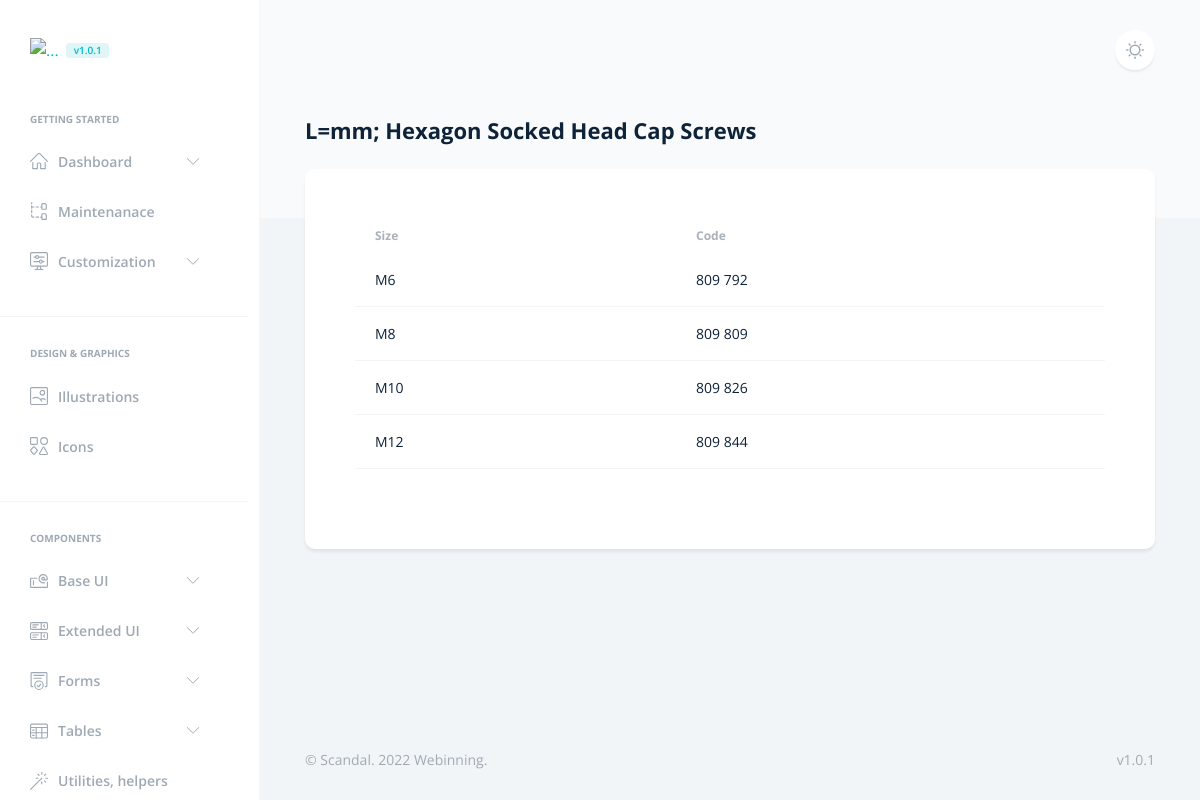
/fasteners/din912/5/, run on the app's committed database.
### fasteners/models.py (models this page shows, shortened)
class Size912(models.Model):
    din912 = models.ForeignKey(DIN912, on_delete=models.CASCADE)
    size = models.CharField(max_length=6, default="M")
    code = models.CharField(max_length=12, unique=True)
    class Meta:
        verbose_name = "DIN 912 Size"
        verbose_name_plural = "DIN 912 Size"

### fasteners/views.py (the view)
# urls.py: path('din912/<int:din912_id>/', views.din912_detail, name='din912_detail'),
def din912_detail(request, din912_id):
    din912 = get_object_or_404(DIN912, pk=din912_id)
    return render(request, 'fasteners/screws/din912_detail.html', {'din912': din912})

### templates/fasteners/screws/din912_detail.html (shortened to what this page needs)
{% extends 'base.html' %}
{% load static %}
{% block navar %}
<li class="nav-item">
    <span class="h6 text-secondary ps-4 ps-lg-6 mb-3 d-block text-uppercase">Getting started</span>
</li>
<li class="nav-item dropdown">
    <a class="nav-link" href="#customization" data-bs-toggle="collapse" role="button" aria-expanded="false"
        aria-controls="customization">
        <span>Dashboard</span>
    </a>
</li>
<li class="nav-item">
    <a href="../docs/structure.html" class="nav-link">
        <span>Maintenanace</span>
    </a>
</li>
<li class="nav-item dropdown">
    <a class="nav-link" href="#customization" data-bs-toggle="collapse" role="button" aria-expanded="false"
        aria-controls="customization">
        <span>Customization</span>
    </a>
</li>
<li class="nav-item w-100">
    <hr>
</li>
<li class="nav-item">
    <span class="h6 text-secondary ps-4 ps-lg-6 mb-3 d-block text-uppercase">Design & Graphics</span>
</li>
<li class="nav-item">
    <a href="../docs/illustrations.html" class="nav-link">
        <span>Illustrations</span>
    </a>
</li>
<li class="nav-item">
    <a href="../docs/icons.html" class="nav-link">
        <span>Icons</span>
    </a>
</li>
<li class="nav-item w-100">
    <hr>
</li>
<li class="nav-item">
    <span class="h6 text-secondary ps-4 ps-lg-6 mb-3 d-block text-uppercase">Components</span>
</li>
<li class="nav-item dropdown">
    <a class="nav-link" href="#baseUI" data-bs-toggle="collapse" role="button" aria-expanded="false"
        aria-controls="baseUI">
        <span>Base UI</span>
    </a>
</li>
<li class="nav-item dropdown">
    <a class="nav-link" href="#extendedUI" data-bs-toggle="collapse" role="button" aria-expanded="false"
        aria-controls="extendedUI">
        <span>Extended UI</span>
    </a>
</li>
<li class="nav-item dropdown">
    <a class="nav-link" href="#forms" data-bs-toggle="collapse" role="button" aria-expanded="false"
        aria-controls="forms">
        <span>Forms</span>
    </a>
</li>
<li class="nav-item dropdown">
    <a class="nav-link" href="#tables" data-bs-toggle="collapse" role="button" aria-expanded="false"
        aria-controls="tables">
        <span>Tables</span>
    </a>
</li>
<li class="nav-item">
    <a href="../docs/utilities-helpers.html" class="nav-link">
        <span>Utilities, helpers</span>
    </a>
</li>
{% endblock %}
{% block body%}
<h1 class="h2">L={{ din6921}}mm; Hexagon Socked Head Cap Screws
</h1>
<div class="row">
    <div class="col">
        <div class="card border-0 p-md-6">
            <div class="card-body">
                <div class="row">
                    <div class="col">
                        <div class="table-responsive">
                            <table class="table">
                                <thead>
                                    <tr>
                                        <th>Size</th>
                                        <th>Code</th>
                                    </tr>
                                </thead>
                                {% for din912 in din912.size912_set.all %}
                                <tbody>
                                    <tr>
                                        <td>{{ din912.size}} </td>
                                        <td>{{ din912.code }} </td>
                                    </tr>
                                </tbody>
                            {% endfor %}
                            </table>
                        </div>
                    </div>
                </div>
            </div>
        </div>
    </div>
</div>
{% endblock %}

### data on the page
Size912: size "M6", code "809 792"
Size912: size "M8", code "809 809"
Size912: size "M10", code "809 826"
Size912: size "M12", code "809 844"
